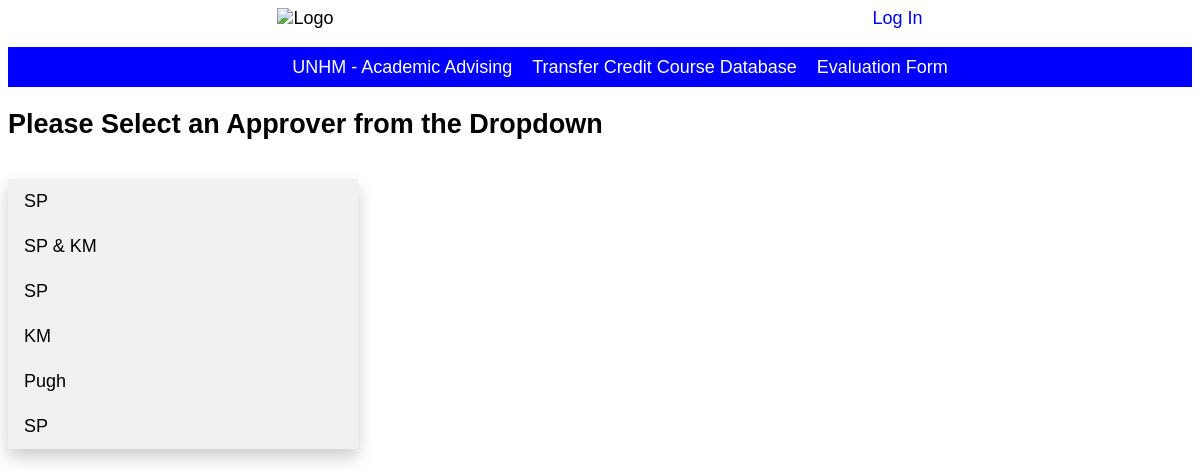
/approvers, run on an earlier commit of the app's database.
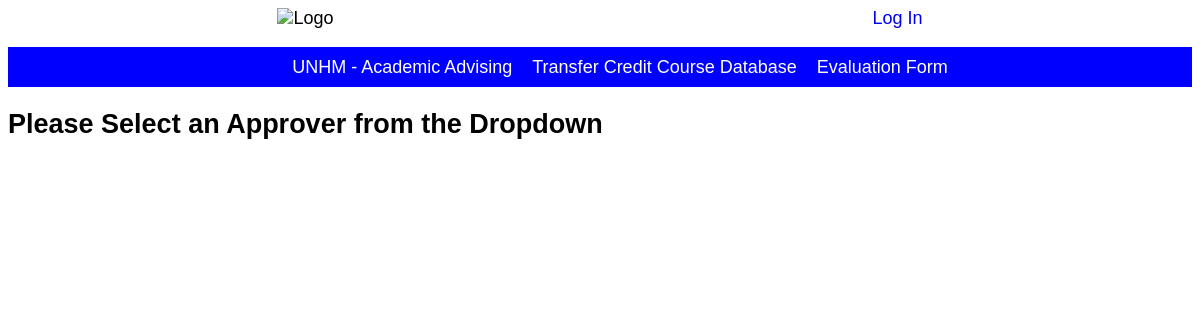
And on a later commit of the database.
### transfer/models/model_approver.py (models this page shows, shortened)
class Approver(models.Model):
    approver_name = models.CharField(max_length=30, blank=True, null=True)

### transfer/views/approver_view.py (the view)
# urls.py: path('approvers', ApproverListView.as_view(), name='approver'),
class ApproverListView(ListView):
    model = Approver
    template_name = 'approver/approver_home.html'

### transfer/templates/approver/approver_home.html
{% extends "base.html" %}
{% load static %}
{% block content %}
<h2>Please Select an Approver from the Dropdown</h2>
<div class="dropdown">
  <div id="myDropdown" class="dropdown-content">
    {% for approver in object_list %}
    <a href="">{{ approver.approver_name }}</a>
    {% endfor %}
    </div>
    </div>
{% endblock %}

What changed in the data, as far as the page shows it:
removed Approver: approver_name "SP"
removed Approver: approver_name "SP & KM"
removed Approver: approver_name "SP"
removed Approver: approver_name "KM"
removed Approver: approver_name "Pugh"
removed Approver: approver_name "SP"
